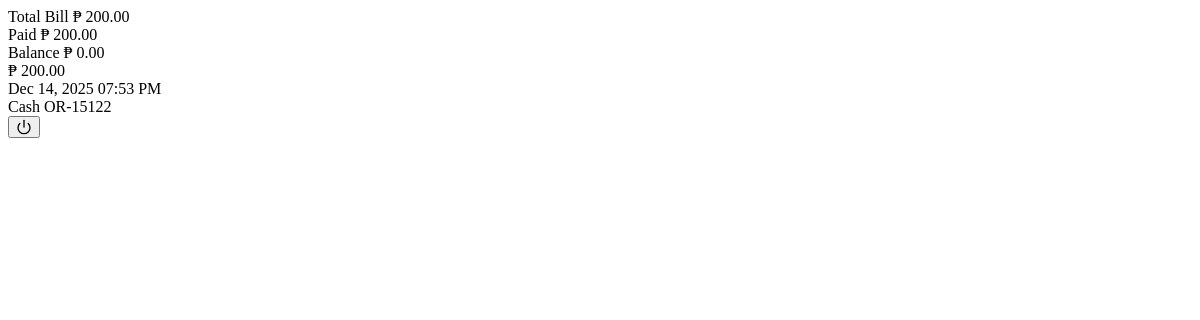
Before: /transactions/1/history (signed in) with the older database file.
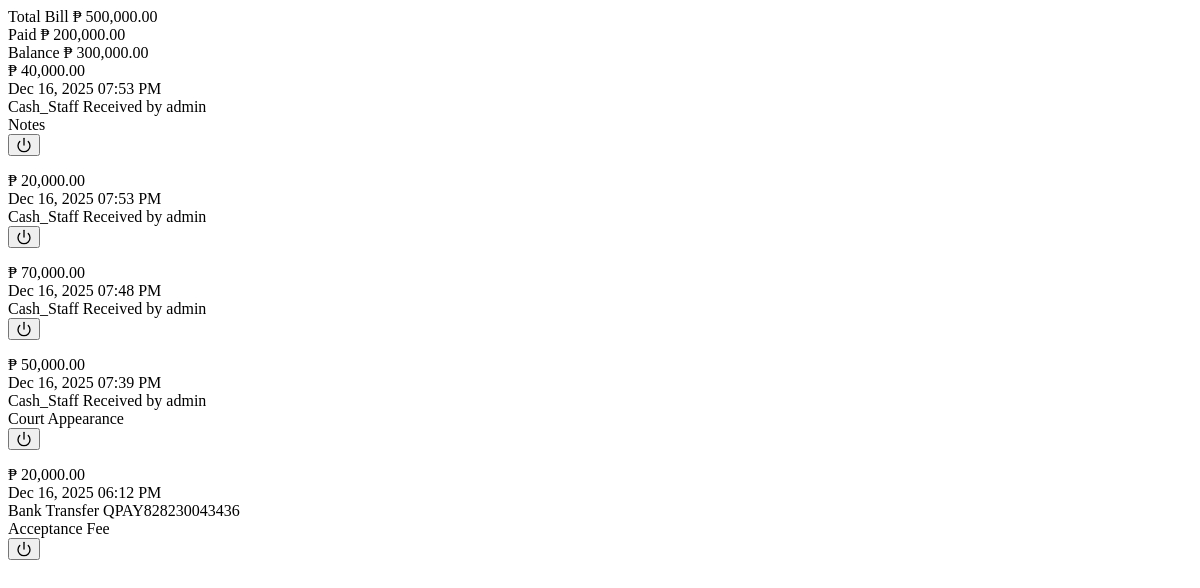
After: the same page with the newer database file.
### app/models/transaction_mdl.py (models this page shows, shortened)
class TransactionItem(db.Model):
    __tablename__ = 'transaction_items'
    id = db.Column(db.Integer, primary_key=True)
    client_id = db.Column(db.Integer, db.ForeignKey('clients.id'), nullable=False)
    service_id = db.Column(db.Integer, db.ForeignKey('services.id'), nullable=False)
    case_id = db.Column(db.Integer, db.ForeignKey('cases.id'), nullable=True)
    transaction_type = db.Column(db.String(50), nullable=False)
    purpose = db.Column(db.String(255), nullable=False)
    transaction_amount = db.Column(Numeric(10, 2), nullable=False)
    entry_reference = db.Column(db.String(100), nullable=True)
    payment_status = db.Column(db.String(50), nullable=False, default='Pending')
    transaction_date = db.Column(db.DateTime, default=lambda: datetime.now(PHT))
    client = db.relationship('Client', backref='transaction_items', lazy=True)
    service = db.relationship('Service', backref='transactions')
    case = db.relationship('Case', backref='transactions', lazy=True)
    payments = db.relationship('Payment', backref='transaction', lazy=True, cascade="all, delete-orphan")
    @property
    def total_paid(self):
        return sum(p.pay_amount for p in self.payments)
    @property
    def balance(self):
        return self.transaction_amount - self.total_paid

### app/models/payment_mdl.py (models this page shows, shortened)
class Payment(db.Model):
    __tablename__ = 'payments'
    id = db.Column(db.Integer, primary_key=True)
    transaction_item_id = db.Column(db.Integer, db.ForeignKey('transaction_items.id'), nullable=False)
    pay_method = db.Column(db.String(50), nullable=False) # Cash, Check, etc.
    pay_ref = db.Column(db.String(100), nullable=False)   # OR Number / Reference
    pay_date = db.Column(db.DateTime, default=lambda: datetime.now(PHT))
    pay_amount = db.Column(Numeric(10, 2), nullable=False) # Amount paid in this specific installment
    notes = db.Column(db.String(255), nullable=True) # Optional remarks

### app/routes/transaction_routes.py (the view)
@transaction_bp.route('/<int:transaction_id>/history', methods=['GET'])
@login_required
def get_transaction_history(transaction_id):
    from app.models.transaction_mdl import TransactionItem
    transaction = TransactionItem.query.get_or_404(transaction_id)
    sorted_payments = sorted(
        transaction.payments,
        key=lambda p: p.pay_date,
        reverse=True
    )
    return render_template('/transactions/_history_list.html',
                           transaction=transaction,
                           payments=sorted_payments)

### app/templates/transactions/_history_list.html (shortened to what this page needs)
<div class="p-3 border-bottom bg-light">
    <div class="d-flex justify-content-between align-items-center">
        <span class="text-muted small text-uppercase fw-bold">Total Bill</span>
        <span class="fw-bold">₱ {{ "{:,.2f}".format(transaction.transaction_amount) }}</span>
    </div>
    <div class="d-flex justify-content-between align-items-center mt-1">
        <span class="text-muted small text-uppercase fw-bold">Paid</span>
        <span class="fw-bold text-success">₱ {{ "{:,.2f}".format(transaction.total_paid) }}</span>
    </div>
    <div class="d-flex justify-content-between align-items-center mt-1 border-top pt-1">
        <span class="text-muted small text-uppercase fw-bold">Balance</span>
        <span class="fw-bold {{ 'text-danger' if transaction.balance > 0 else 'text-muted' }}">
            ₱ {{ "{:,.2f}".format(transaction.balance) }}
        </span>
    </div>
</div>
<div class="list-group list-group-flush" style="max-height: 700px; overflow-y: auto;">
    {% for p in payments %}
    <div class="list-group-item p-3">
        <div class="d-flex justify-content-between align-items-start">
            <div style="flex: 1;">
                <div class="fw-bold text-dark fs-5">₱ {{ "{:,.2f}".format(p.pay_amount) }}</div>
                <div class="small text-muted mt-1">
                     {{ p.pay_date.strftime('%b %d, %Y %I:%M %p') }}
                </div>
                <div class="small text-dark mt-1">
                    <span class="badge bg-light text-dark border">{{ p.pay_method }}</span>
                    <span class="ms-1 font-monospace">{{ p.pay_ref or '--' }}</span>
                </div>
                {% if p.notes %}
                <div class="mt-2 p-2 bg-light rounded border border-light small text-secondary fst-italic">
                     {{ p.notes }}
                </div>
                {% endif %}
            </div>
            <form action="{{ url_for('transaction.void_payment', payment_id=p.id) }}" method="POST" class="ms-3"
                onsubmit="return confirm('⚠️ IRREVERSIBLE ACTION ⚠️\n\nAre you sure you want to VOID this payment record?');">
                <button type="submit" class="btn btn-outline-danger btn-sm border-0 p-1" title="Void / Correction">
                    <svg xmlns="http://www.w3.org/2000/svg" width="16" height="16" viewBox="0 0 24 24" fill="none"
                        stroke="currentColor" stroke-width="2" stroke-linecap="round" stroke-linejoin="round">
                        <path d="M18.36 6.64a9 9 0 1 1-12.73 0"></path>
                        <line x1="12" y1="2" x2="12" y2="12"></line>
                    </svg>
                </button>
            </form>
        </div>
    </div>
    {% endfor %}
</div>

Changed rows visible on the page:
removed Payment: total_paid "200.00", pay_amount "200.00", pay_date "Dec 14, 2025 07:53 PM", pay_method "Cash", pay_ref "OR-15122"
changed TransactionItem: transaction_amount "200.00" → "500,000.00"; balance "0.00" → "300,000.00"
added Payment: total_paid "200,000.00", pay_amount "20,000.00", pay_date "Dec 16, 2025 06:12 PM", pay_method "Bank Transfer", pay_ref "QPAY828230043436", notes "Acceptance Fee"
added Payment: pay_amount "40,000.00", pay_date "Dec 16, 2025 07:53 PM", pay_method "Cash_Staff", pay_ref "Received by admin", notes "Notes"
now on this page (row edited): Payment: pay_amount "20,000.00", pay_date "Dec 16, 2025 07:53 PM", pay_method "Cash_Staff", pay_ref "Received by admin"
now on this page (row edited): Payment: pay_amount "70,000.00", pay_date "Dec 16, 2025 07:48 PM", pay_method "Cash_Staff", pay_ref "Received by admin"
now on this page (row edited): Payment: pay_amount "50,000.00", pay_date "Dec 16, 2025 07:39 PM", pay_method "Cash_Staff", pay_ref "Received by admin", notes "Court Appearance"
